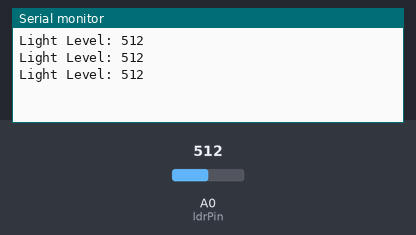
Bench run of a sketch on a simulated Arduino Uno, built with avr-gcc and run on an emulated ATmega328P. On the bench: the last lines printed to the serial monitor. Inputs (shaded band) come from the test bench; at power-on: A0 (ldrPin) = 512.

Above: at 1.3 s.
1.4 s: A0 (ldrPin) set to 716
At 1.9 s:
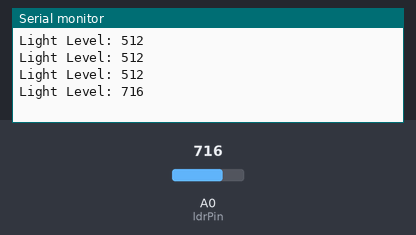
2.9 s: A0 (ldrPin) set to 900
At 3.4 s:
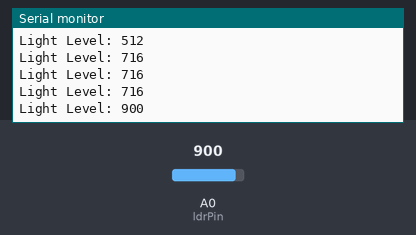
Timing chart, 0 to 5.9 s (numbered marks = the images above; inputs shaded):
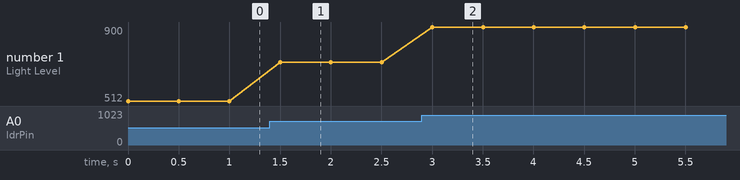

The sketch:

photoresistor.ino
```cpp
// Define the pin connected to the photoresistor junction
const int ldrPin = A0;

void setup() {
  // Initialize serial communication at 9600 bits per second:
  Serial.begin(9600);
}

void loop() {
  // Read the input on analog pin 0:
  int ldrValue = analogRead(ldrPin);

  // Print the value to the Serial Monitor:
  Serial.print("Light Level: ");
  Serial.println(ldrValue);

  // Wait 500 milliseconds before the next reading
  delay(500);
}
```

Measured:
- after the input at 1.4 s, the serial monitor: prints a new line after 0.10 s (image 1)
- after the input at 2.9 s, the serial monitor: prints a new line after 0.10 s (image 2)
- plotted number 1: 512 → 716 after the input at 1.4 s, 716 → 900 after the input at 2.9 s
